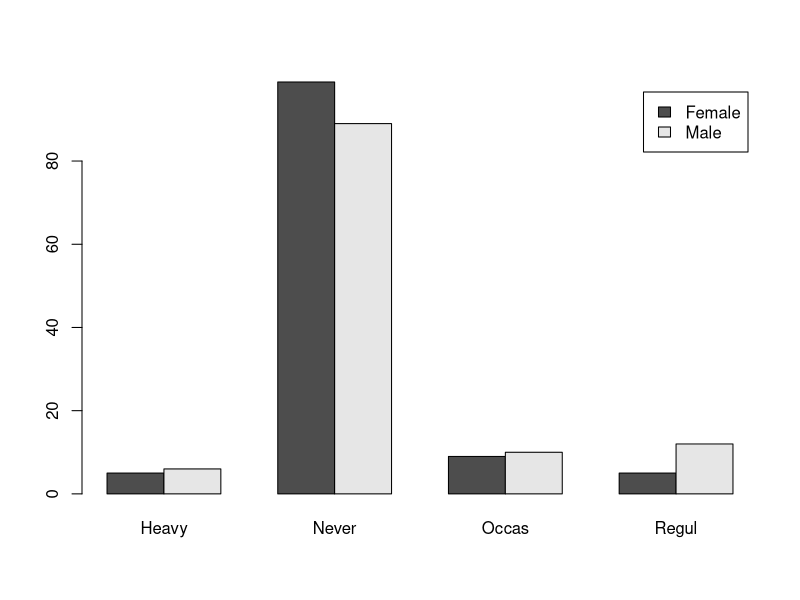
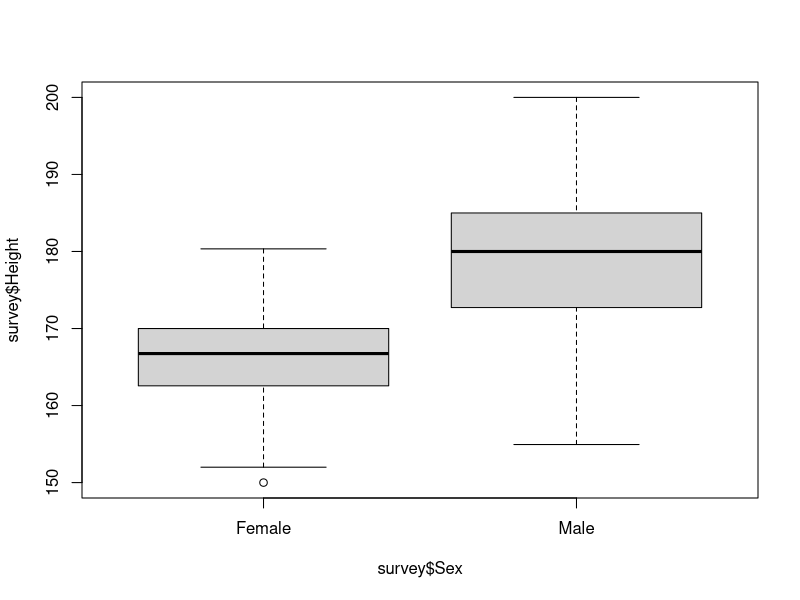
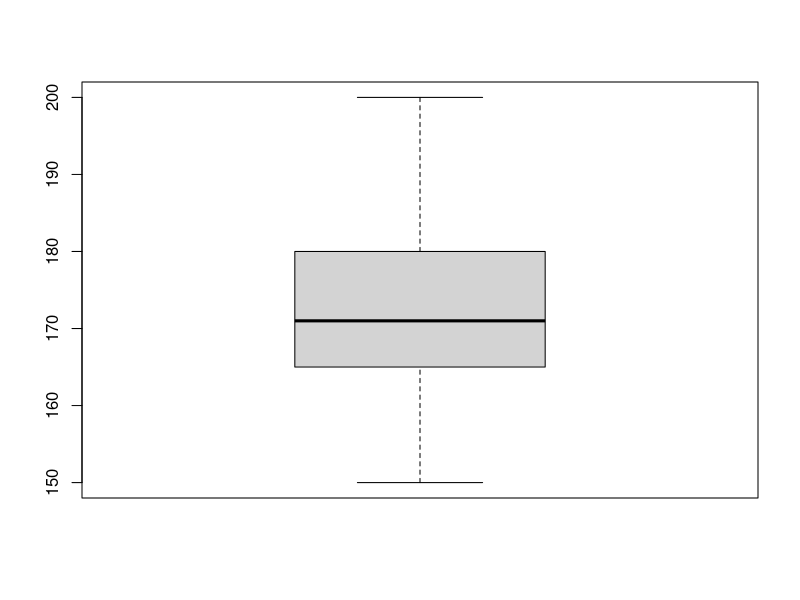
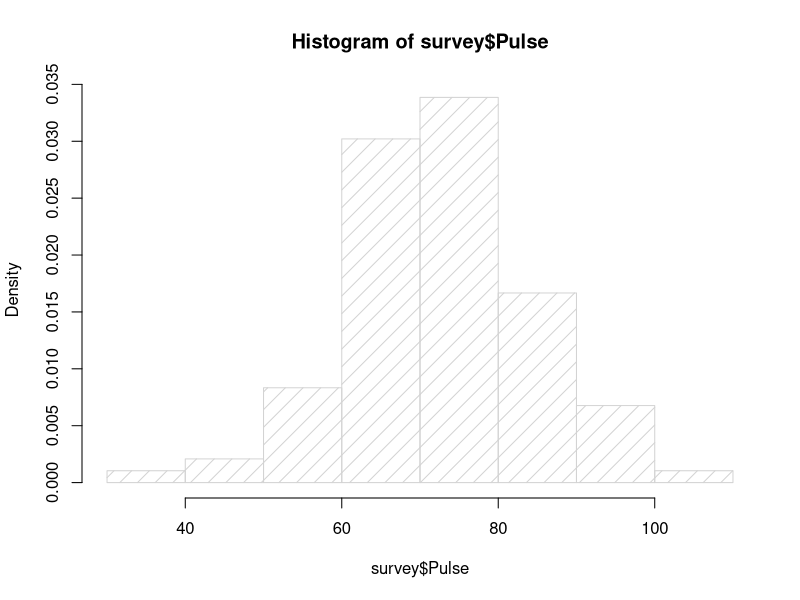
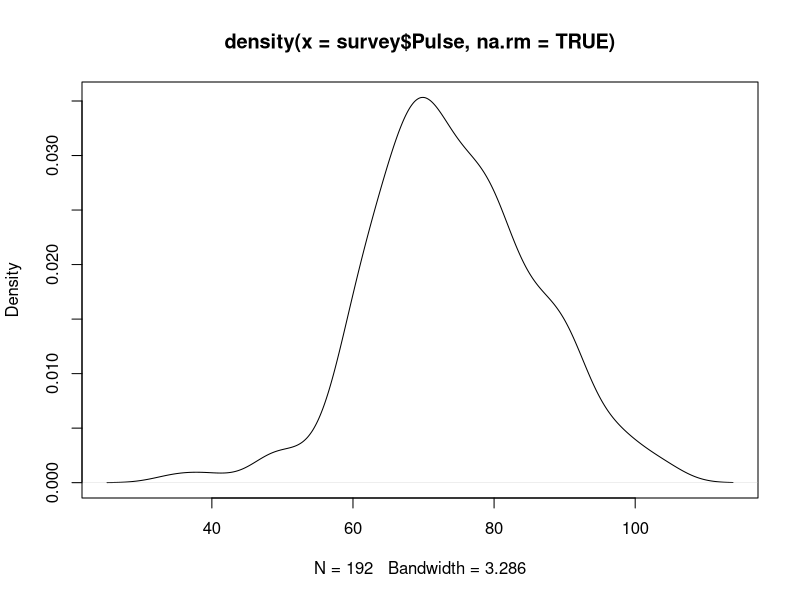
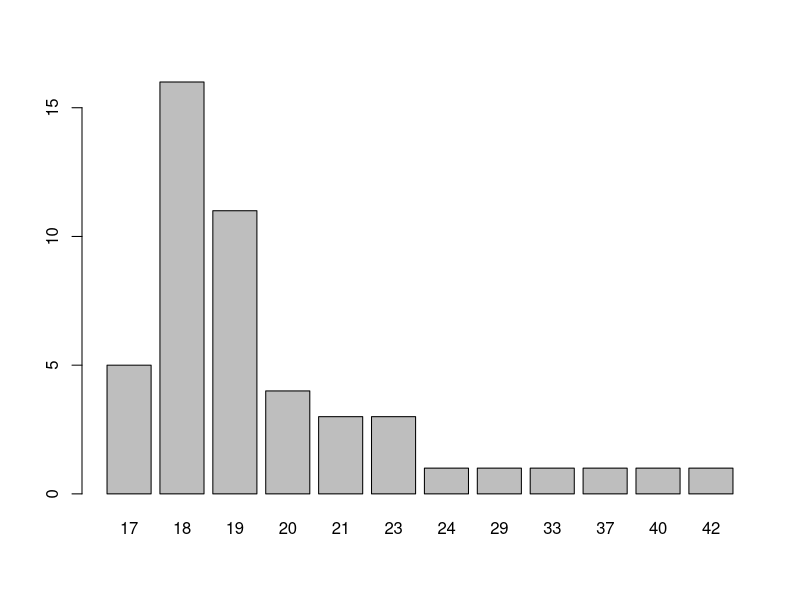

Reproduce these figures in R, in order.
# factor()
data = c(1,2,2,3,1,2,3,3,1,2,3,3,1)
fdata = factor(data)
fdata
levels(fdata)

rdata = factor(data,labels=c("I","II","III"))
rdata

levels(fdata) = c('I','II','III')
fdata


# table()
mons = c("March","April","January","November","January",
         "September","October","September","November","August",
         "January","November","November","February","May","August",
         "July","December","August","August","September","November",
         "February","April")
mons = factor(mons)
table(mons)

mons = factor(mons,levels=c("January","February","March","April","May","June","July","August",
                            "September", "October","November","December"), ordered=TRUE)
table(mons)

fert = c(10,20,20,50,10,20,10,50,20)
fert = factor(fert, levels=c(10,20,50), ordered = TRUE) 
mean(as.numeric(levels(fert)[fert])) # факторизирани данни отново в целочислени данни

t = table(mons)
prop.table(t) # нормиране на данните в таблицата


# list()
mylist = list(a = 1:5, b = "Hi There", c = function(x) x * sin(x))
mylist[1]  # връщане на елемент като лист
mylist[[3]] # или mylist[["c"]] - връщане на елемент в оригинален вид
mylist$c # същото

mylist$d = "New Item" # добавяне на нов елемент
mylist$b = NULL # премахване на елемент

unlist(mylist) #produce a vector which contains all the atomic components which occur in mylist


# ЗАДАЧА 1
x = list(1,2,3,4) # създава лист от 4 вектора с по 1 елемент
x2 = list(1:4) # създава лист от 1 вектор с 4 елемента

x[1]
x[[1]]
# връщат еднакъв резултат, защото векторът 1 се състои от 1 елемент

# ЗАДАЧА 2
mtcars[which(mtcars$cyl==8),]
mean(mtcars[which(mtcars$gear==5),]$mpg)

# ЗАДАЧА 3
library("MASS")

barplot(table(survey$Sex, survey$Smoke), beside = TRUE, legend = rownames(table(survey$Sex)))

# median(x) - нарежда цялата статистика по големина и взима стойността точно в средата

boxplot(survey$Height~survey$Sex)

boxplot(survey$Height)
median(survey$Height[-which(is.na(survey$Height))])

# !! In statistics, an outlier is an observation point that is distant from other observations.
# това са точките в boxplot-а


# ТЕОРИЯ: персентил - ?
# горен квантил - 3/4
# долен квантил - 1/4

hist(survey$Pulse, freq = FALSE, density = 8)
plot(density(survey$Pulse, na.rm = TRUE))

smokers = table(round(survey$Age[-(which(survey$Smoke=="Never"))]))
barplot(smokers)